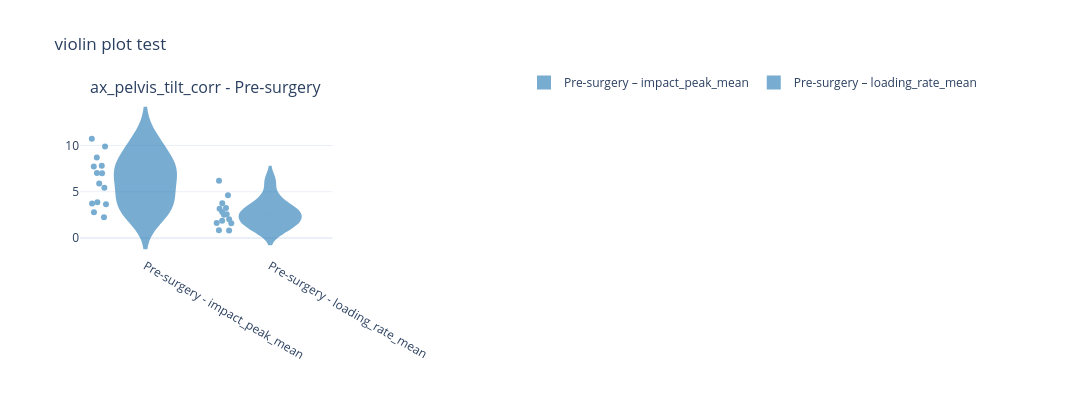

The cell this chart's notebook holds for it:
### Code cell
fig = (
    Ensembler(in_folder=fld, channels=channels, n_rows = rows,  n_cols =cols, str_match=str_match, condition_spec=spec, events=events)
    .add_subplot(PlotSpec(
        channel="ax_pelvis_tilt_corr",
        condition = "Pre-surgery",
        companions = ["Post-surgery"],
        row=1, col=1,
        renderer=ViolinRenderer(),
        events=events))
    .build(title="violin plot test")
)
fig.show()

### Figure 1 — Plotly figure (JSON) as saved in the notebook; plotly's stock layout.template omitted (floating-point values rounded to 4 significant figures)
{"data": [{"box": {"visible": true}, "fillcolor": "#1F77B4", "legendgroup": "Pre-surgery – impact_peak_mean", "line": {"color": "#1F77B4"}, "name": "Pre-surgery – impact_peak_mean", "opacity": 0.6, "points": "all", "showlegend": true, "type": "violin", "x": ["Pre-surgery - impact_peak_mean", "Pre-surgery - impact_peak_mean", "Pre-surgery - impact_peak_mean", "Pre-surgery - impact_peak_mean", "Pre-surgery - impact_peak_mean", "Pre-surgery - impact_peak_mean", "Pre-surgery - impact_peak_mean", "Pre-surgery - impact_peak_mean", "Pre-surgery - impact_peak_mean", "Pre-surgery - impact_peak_mean", "Pre-surgery - impact_peak_mean", "Pre-surgery - impact_peak_mean", "Pre-surgery - impact_peak_mean", "Pre-surgery - impact_peak_mean"], "xaxis": "x", "y": [3.657, 9.89, 3.866, 10.73, 5.421, 3.734, 2.783, 7.722, 5.9, 8.701, 7.808, 7.026, 6.996, 2.233], "yaxis": "y"}, {"box": {"visible": true}, "fillcolor": "#1F77B4", "legendgroup": "Pre-surgery – loading_rate_mean", "line": {"color": "#1F77B4"}, "name": "Pre-surgery – loading_rate_mean", "opacity": 0.6, "points": "all", "showlegend": true, "type": "violin", "x": ["Pre-surgery - loading_rate_mean", "Pre-surgery - loading_rate_mean", "Pre-surgery - loading_rate_mean", "Pre-surgery - loading_rate_mean", "Pre-surgery - loading_rate_mean", "Pre-surgery - loading_rate_mean", "Pre-surgery - loading_rate_mean", "Pre-surgery - loading_rate_mean", "Pre-surgery - loading_rate_mean", "Pre-surgery - loading_rate_mean", "Pre-surgery - loading_rate_mean", "Pre-surgery - loading_rate_mean", "Pre-surgery - loading_rate_mean", "Pre-surgery - loading_rate_mean"], "xaxis": "x", "y": [1.871, 6.199, 1.615, 4.612, 2.018, 1.589, 0.8294, 3.232, 2.572, 3.76, 2.51, 2.799, 3.155, 0.8136], "yaxis": "y"}], "layout": {"annotations": [{"font": {"size": 16}, "showarrow": false, "text": "ax_pelvis_tilt_corr - Pre-surgery", "x": 0.14, "xanchor": "center", "xref": "paper", "y": 1, "yanchor": "bottom", "yref": "paper"}], "height": 400, "legend": {"orientation": "h", "x": 1, "xanchor": "right", "y": 1.02, "yanchor": "bottom"}, "title": {"text": "violin plot test"}, "width": 1500, "xaxis": {"anchor": "y", "domain": [0, 0.28], "title": {"text": ""}}, "xaxis2": {"anchor": "y2", "domain": [0.36, 0.64]}, "xaxis3": {"anchor": "y3", "domain": [0.72, 1]}, "yaxis": {"anchor": "x", "domain": [0, 1], "title": {"text": ""}}, "yaxis2": {"anchor": "x2", "domain": [0, 1]}, "yaxis3": {"anchor": "x3", "domain": [0, 1]}}}
